Frame 1 (no input): blank canvas, image omitted
Frame 60 (the mouse pressed at the canvas centre just before this capture): blank canvas, image omitted
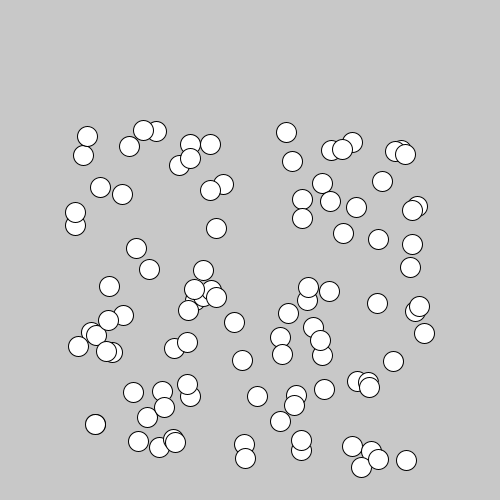
Frame 120 (the mouse held since frame 60 and released just before this capture)

The Processing sketch whose frames 1 and 60 were blank and that drew this single picture after the mouse press (run headless with seeded random() and noise(); from frame 60 on, the mouse is pressed at the canvas centre):

// Processing sketch: WT_explosion_howework_10
// ── WT_explosion_howework_10.pde
ArrayList<Circle> circles = new ArrayList<Circle>();
int clicked;

void setup() {
  size(500, 500);
}

void mousePressed() {
  for (int i = 0; i < 100; i++) {
    circles.add(new Circle(mouseX, mouseY));
  }
  if (clicked == 3) {
    clicked = 1;
  } else { 
    clicked = clicked +1;
    println(clicked);
  }
}

void draw() {
  background(200);

  for (int i = circles.size()-1; i >= 0; i--) {
    circles.get(i).move();
    circles.get(i).display();

    if (circles.get(i).isOffScreen()) {
      circles.remove(i);
    }
  }
}

class Circle {

  float x;
  float y;
  float xSpeed = random(-3, 3);
  float ySpeed = random(-3, 3);

  float yAcc = 0.03;

  Circle(float x, float y) {
    this.x = x;
    this.y = y;
  }

  void move() {
    ySpeed = ySpeed  + yAcc;
    xSpeed = xSpeed;
    x += xSpeed ;
    y += ySpeed;
  }


  void display() {
    if (clicked==1) {
    ellipse(x, y, 20, 20);
  } else if (clicked==2) {
    rect(x, y, 20, 20);
  } else if (clicked==3) {
    triangle(x, y, x+20, y+20, x-20, y+20);
  }
}


boolean isOffScreen() {
  return x < 0 || x > width || y < 0 || y > height;
}
}
